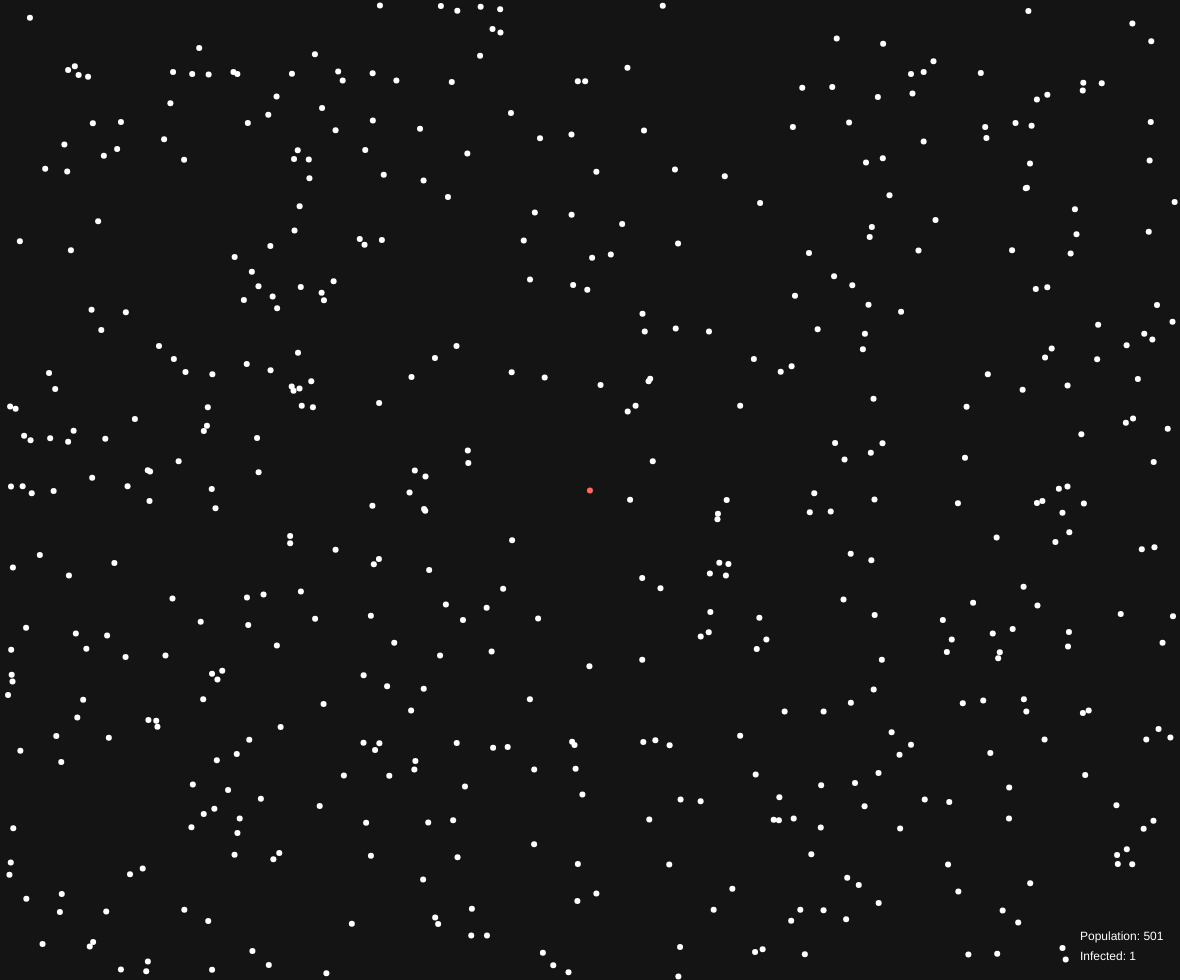
Frame 1 (no input)
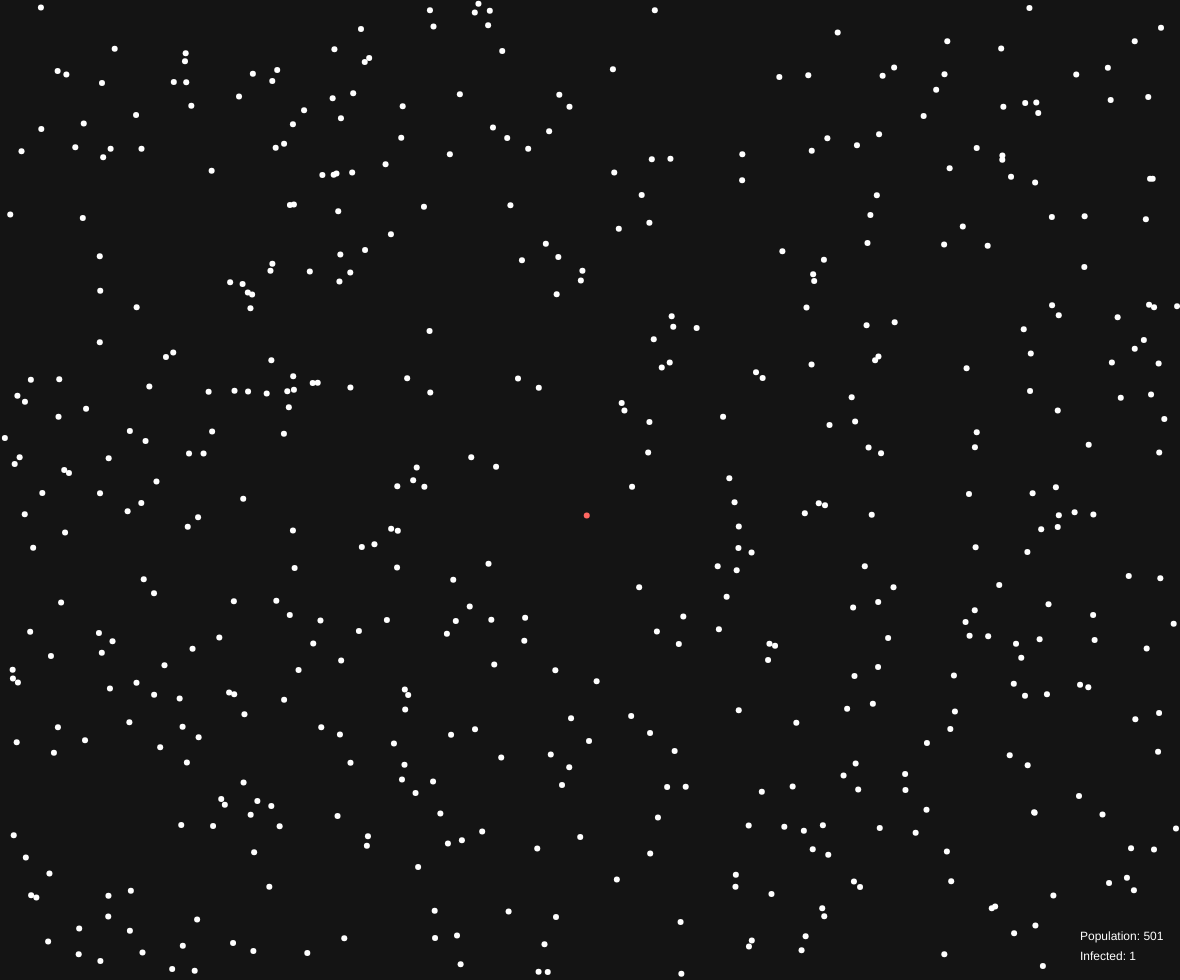
Frame 60 (no input)
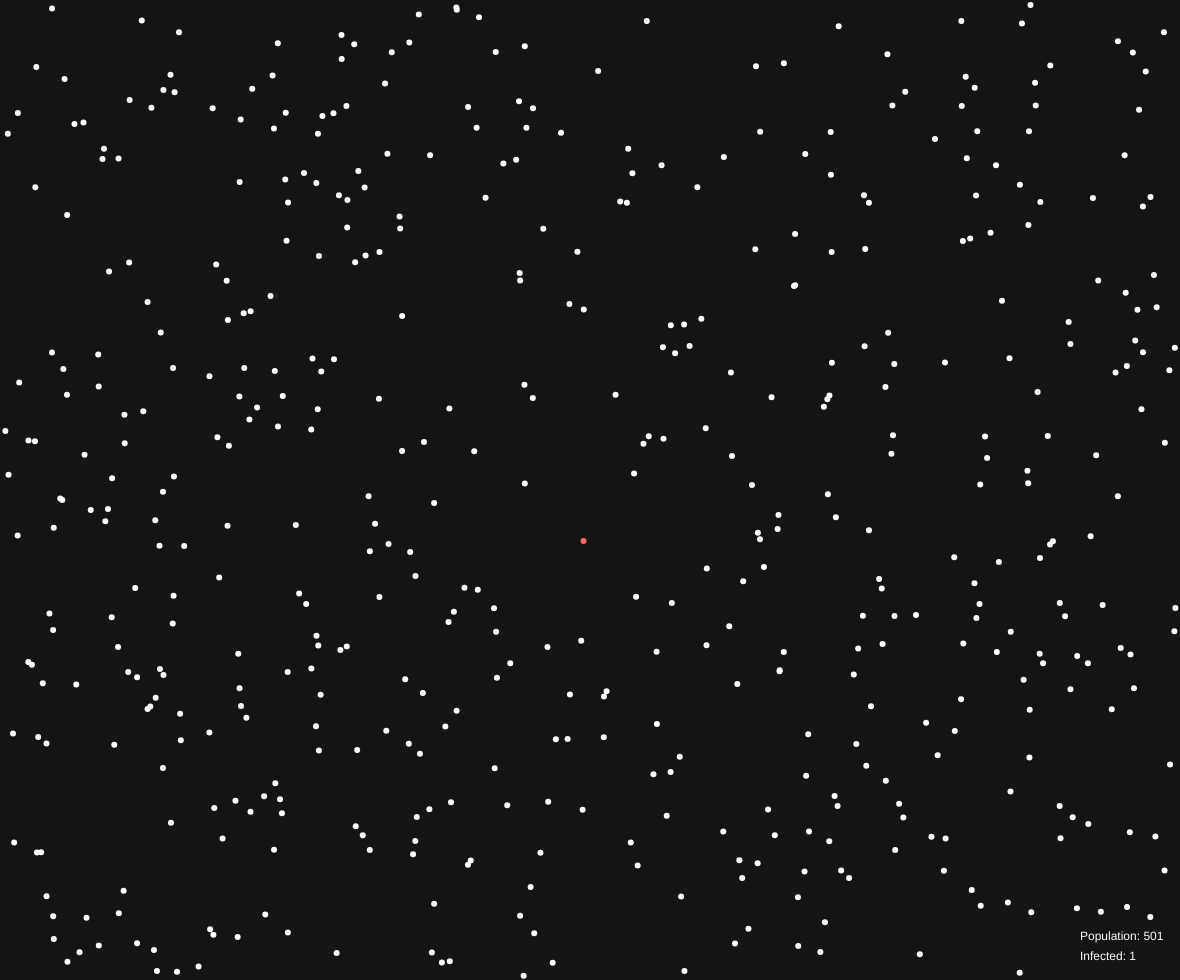
Frame 120 (the mouse pressed at the canvas centre since frame 60)

The p5.js sketch that drew these frames (run headless with seeded random() and noise() and a simulated clock; from frame 60 on, the mouse is pressed at the canvas centre):

// p5.js sketch
// ── sketch.js
let infected = 0;

class Node {
    constructor(x, y, radius, canvas_width, canvas_height, infected, moveable = false, jitter = false, range = 0) {
        this.range = range;
        this.radius = radius;
        this.infected = infected;
        if (jitter) this.jitter = () => (Math.random() - 0.5) * range;
        else this.jitter = () => 0;
        this.moveable = moveable;
        this.x_bound = canvas_width;
        this.y_bound = canvas_height;
        this.x = x;
        this.y = y;
        this.x_velocity = 0;
        this.y_velocity = 0;
        if (this.moveable) {
            this.x_velocity = (Math.random() - 0.5) * 1;
            this.y_velocity = (Math.random() - 0.5) * 1;
        }

    }
    collision(nodes) {
        if (this.infected == false) return;
        nodes.forEach(node => {
            if (node.infected != this.infected) {
                var dist = Math.sqrt(((node.x - this.x) * (node.x - this.x)) + ((node.y - this.y) * (node.y - this.y)));
                if (dist < this.radius) {
                    node.infected = this.infected;
                    infected++;
                    return;
                }
            }
        });
    }
    move() {
        this.x += this.x_velocity;
        this.y += this.y_velocity;
        this.x_velocity = this.bounce(this.x, this.x_velocity, 0 + (this.radius / 2), this.x_bound - (this.radius / 2));
        this.y_velocity = this.bounce(this.y, this.y_velocity, 0 + (this.radius / 2), this.y_bound - (this.radius / 2));
    }
    bounce(pos, velocity, min, max) {
        if (pos < min || pos > max) velocity *= -1;
        return velocity;
    }
    draw() {
        if (this.infected) fill(color(255, 103, 97));
        else fill(color('white'));

        // if (this.infected) {
        //     this.x_velocity = 0;
        //     this.y_velocity = 0;
        // }

        this.x += this.jitter();
        this.x = this.x < 0 ? 0 : this.x;
        this.x = this.x > this.canvas_width ? this.canvas_width : this.x;
        this.y += this.jitter();
        this.y = this.y < 0 ? 0 : this.y;
        this.y = this.y > this.canvas_height ? this.canvas_height : this.y;

        ellipse(
            this.x,
            this.y,
            this.radius,
            this.radius
        );
        fill(color('white'));
    }
}

let dims = {
    "width": window.innerWidth - 20,
    "height": window.innerHeight - 20
};
var nodes = [];

let radius = 6;
let radh = radius / 2;
let population = 500;

function createNode() {
    nodes.push(new Node(
        mouseX,
        mouseY,
        radius,
        dims.width,
        dims.height,
        true,
        true
    ));
    infected++;
    population++;
}

var start_time;
var stop_time;
function setup() {
    let cnv = createCanvas(dims.width, dims.height);
    //cnv.mousePressed(createNode);

    for (var i = 0; i < population; i++) {
        nodes.push(new Node(
            (Math.random() * (dims.width - radius)) + radh,
            (Math.random() * (dims.height - radius)) + radh,
            radius,
            dims.width,
            dims.height,
            false,
            true
        ));
    }
    nodes.push(new Node(
        dims.width/2,
        dims.height/2,
        radius,
        dims.width,
        dims.height,
        true,
        true
    ));
    infected++;
    population++;
    start_time = millis();
}

function draw() {
    background(20);
    noStroke();
    nodes.forEach(node => {
        node.move();
        node.draw();
        node.collision(nodes);
    });
    if (population <= infected) text("Time: " + String(Math.round(stop_time - start_time)) + "ms", (dims.width / 2) - 30, dims.height / 2);
    else stop_time = millis();
    text("Infected: " + String(infected), dims.width - 100, dims.height - 20);
    text("Population: " + String(population), dims.width - 100, dims.height - 40);
}
